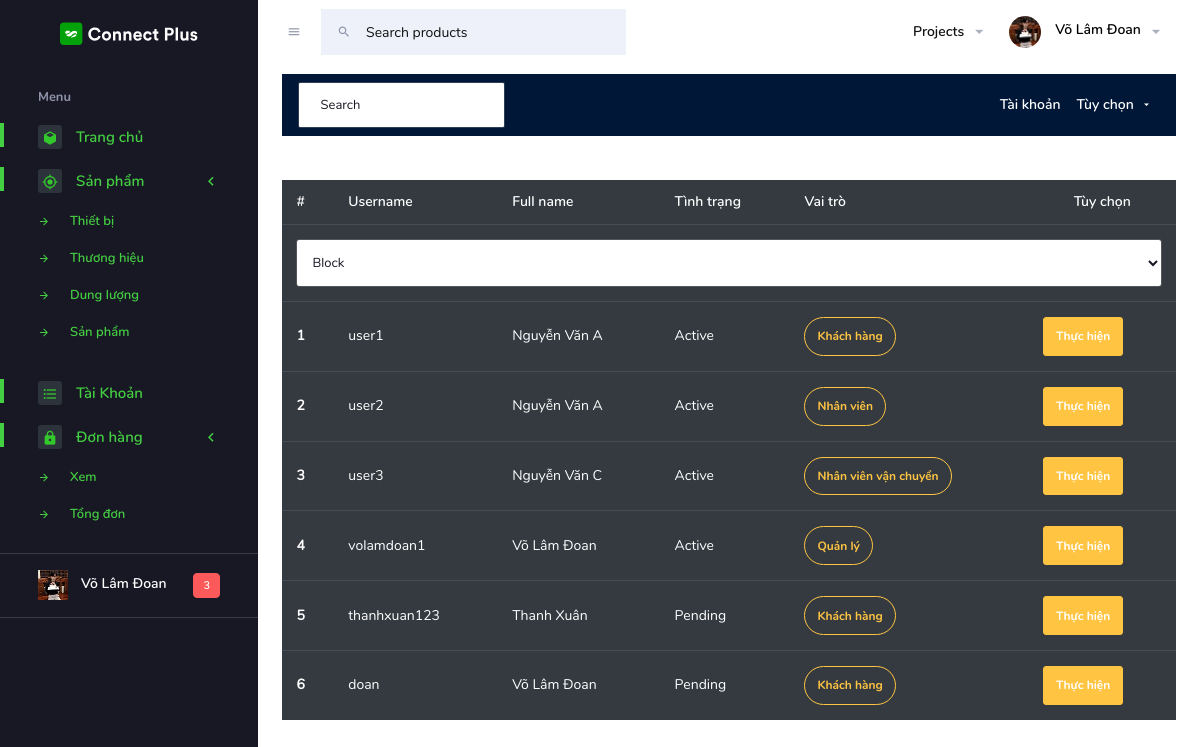
The page /admin/index.php?page=users (signed in) on the database its author committed.
### tables this page shows
CREATE TABLE `users` (
  `idUser` int(11) NOT NULL,
  `username` char(50) NOT NULL,
  `fullname` varchar(300) NOT NULL,
  `password` char(100) NOT NULL,
  `passReset` char(100) NOT NULL,
  `email` char(70) NOT NULL,
  `image` char(200) DEFAULT NULL,
  `status` int(1) NOT NULL COMMENT '0=block;1=pending;2=active',
  `idRole` int(11) NOT NULL,
  `note` varchar(1200) DEFAULT NULL,
  `count` int(11) NOT NULL,
  `date` datetime NOT NULL
);

CREATE TABLE `role` (
  `idRole` int(11) NOT NULL,
  `tenRole` varchar(40) NOT NULL
);

### admin/controller/index.php (called while the page is built, shortened)
<?php
    include 'model/index.php';
    if(!isset($_SESSION['user'])){
        header("location:../index.php?page=login&&stt=fail&&rs=loginrequired");
    }else{
        $USERS = new USER();
        $username=$_SESSION['user'];
        $result = $USERS->searchUser($username);
    }
    $page='';
    if(isset($_GET['page'])){
       $page = $_GET['page'];
    }else{
        $page= 'home';
    }
    switch ($page) {
        case 'users':
            $USERS = new USER();
            $allUsers = $USERS-> allUsers();
            break;
    }
    include 'view/index.php';
?>

### admin/index.php (called while the page is built)
<?php
    include 'controller/index.php';
?>

### pdo.php (called while the page is built, shortened)
<?php
function pdo_get_connection(){
    $dburl = "mysql:host=localhost;dbname=asmphp2;charset=utf8";
    $username = 'root';
    $password = '';
    $conn = new PDO($dburl, $username, $password);
    $conn->setAttribute(PDO::ATTR_ERRMODE, PDO::ERRMODE_EXCEPTION);
    return $conn;
}
function pdo_query($sql){
    $sql_args = array_slice(func_get_args(), 1);
    try{
        $conn = pdo_get_connection();
        $stmt = $conn->prepare($sql);
        $stmt->execute($sql_args);
        $rows = $stmt->fetchAll();
        return $rows;
    }
    catch(PDOException $e){
        throw $e;
    }
    finally{
        unset($conn);
    }
}

### admin/model/index.php (called while the page is built, shortened)
<?php
    include '../pdo.php';
            class USER {
                function allUsers(){
                    $sql = "SELECT * FROM users INNER JOIN role ON users.idRole=role.idRole";
return pdo_query($sql);
                }
                function searchUser($username){
                    $sql = "SELECT * FROM users INNER JOIN role ON users.idRole=role.idRole WHERE username='$username'";
return pdo_query($sql);
                }
            }
        ?>

### admin/layout/usersmanagement.php (the view, shortened to what this page needs)
<br><br>
<table class="table table-dark">
  <thead>
    <tr>
      <th scope="col">#</th>
      <th scope="col">Username</th>
      <th scope="col">Full name</th>
      <th scope="col">Tình trạng</th>
      <th scope="col">Vai trò</th>
      <th style="text-align:center" scope="col">Tùy chọn</th>
    </tr>
    <tr>
        <th scope="col" colspan="6"> <select class="form-control" name="" id="UserAction">
                <option value="0">Block</option>
            </select></th>
    </tr>
  </thead>
  <tbody>
      <?php
      $i=1;
      $status='';
      foreach ($allUsers as $value) {?>
        <?php
            if($value['status']==0){
                $status='Blocking';
            }else if($value['status']==1){
                $status='Pending';
            }else{
                $status="Active";
            }
        ?>
        <tr>
        <th scope="row"><?=$i++?></th>
        <td><?=$value['username']?></td>
        <td><?=$value['fullname']?></td>
        <td><?=$status?></td>
        <th><a class="btn btn-outline-warning btn-rounded editRoleOption"
  data-mdb-ripple-color="dark" data-toggle="modal" data-target="#exampleModalCenter2" data-id="<?=$value['idUser']?>" href=""><?=$value['tenRole']?></a></th>
        <td><a class="btn btn-warning editUserbtn" data-toggle="modal" data-target="#exampleModalCenter" data-id="<?=$value['idUser']?>">Thực hiện</a></td>
      </tr>
      <?php }
      ?>
  </tbody>
</table>

### rows shown on the page
users: username "user1", fullname "Nguyễn Văn A", status "Active", idRole.tenRole "Khách hàng"
users: username "user2", fullname "Nguyễn Văn A", status "Active", idRole.tenRole "Nhân viên"
users: username "user3", fullname "Nguyễn Văn C", status "Active", idRole.tenRole "Nhân viên vận chuyển"
users: username "volamdoan1", fullname "Võ Lâm Đoan", status "Active", idRole.tenRole "Quản lý"
users: username "thanhxuan123", fullname "Thanh Xuân", status "Pending", idRole.tenRole "Khách hàng"
users: username "doan", fullname "Võ Lâm Đoan", status "Pending", idRole.tenRole "Khách hàng"
